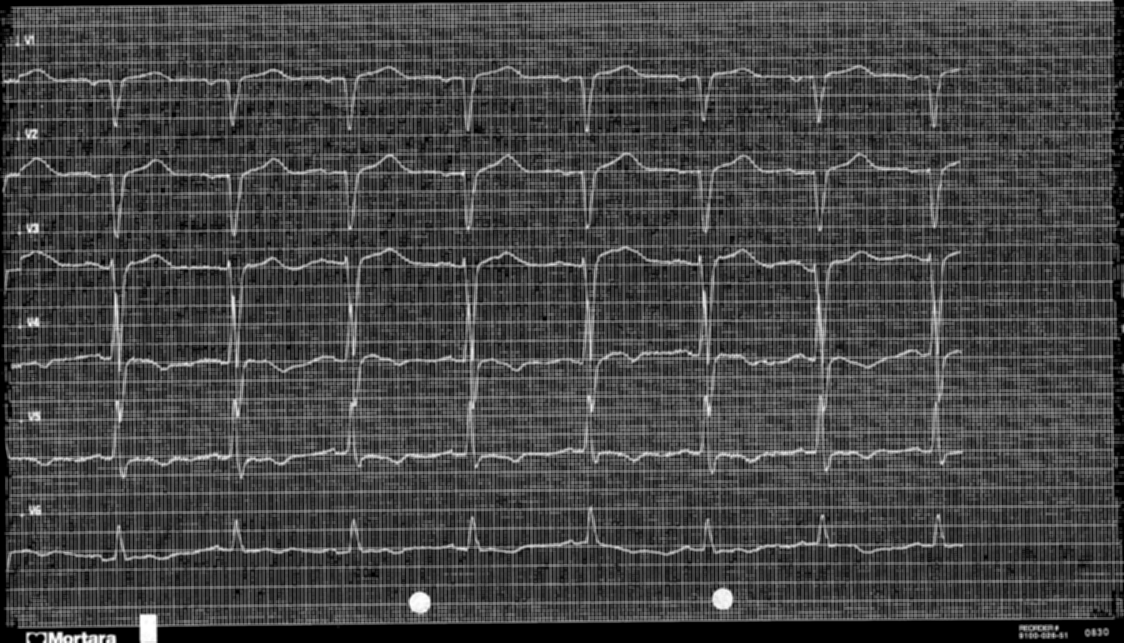
#> input picture filtered_image.png, 3371 x 1928 px, found by its file name (shown at 1/3 size); the run also reads 1 picture not shown here
$ python main.py
#> lines starting #> are read from the running program, lines starting #| are printed output that depends on the picture; after the words box and inside, x2 and y2 are one past the last pixel; in counts of white or black regions, pixels touching at a corner belong together
### Spliting a single cropped scan into six overlapping strips and then applying and testing different CCL threshold values for each strip
from matplotlib import pyplot as plt
from matplotlib.pyplot import figure
import numpy as np
import cv2
import math
from scipy import ndimage
import os
import cv2
from pathlib import Path

# Command to transfer files in a folder: scp -r <folder> ubuntu@10.196.38.72:/home/ubuntu/New/data

# Load the original image
# project folder
# - main.py
# - main.py
# - data
#   -  EKG_ACE2_20210511110737_page_0010.tif
#   -  EKG_ACE2_20210511110737_page_0010.tif
#   -  EKG_ACE2_20210511110737_page_0010.tif
#   -  EKG_ACE2_20210511110737_page_0010.tif
#   -  ...
# - venv (perhaps needed)

project_directory = Path(__file__).parent
data_file_names = os.listdir(os.path.join(project_directory, "data"))
data_files_path = os.path.join(project_directory, "data")

for data_file_name in data_file_names:
    folder_name = data_file_name.replace(".tif", "")
    folder_path = os.path.join(project_directory, "output", folder_name)

    try:
        os.mkdir(folder_path)
    except OSError:
        pass # Stopping termination when folder exists

    # Specify file path
    file_path = os.path.join(data_files_path, data_file_name)

    # Attempt to load image
    original_image = cv2.imread(file_path)

    # Check if image was loaded successfully
    if original_image is None:
        print(f"Error: Unable to load image from path: {file_path}")
    else:
        print("Image loaded successfully")

    # Continue with image processing...


    original_image = cv2.imread(file_path) #python/python3 ./main.py

    #original_image = cv2.imread(r"D:\ACIT - Oslomet\9. Master Thesis\Ahus Scanns\EKG_ACE2_20210511110737_page_0010.tif")

    ### Cropping
    imag = cv2.resize(original_image, (0, 0), fx=0.4, fy=0.4)
    image = imag.copy()
    gray = cv2.cvtColor(image, cv2.COLOR_BGR2GRAY)
    blurred = cv2.GaussianBlur(gray, (3, 3), 0)
    canny = cv2.Canny(blurred, 120, 255, 1)
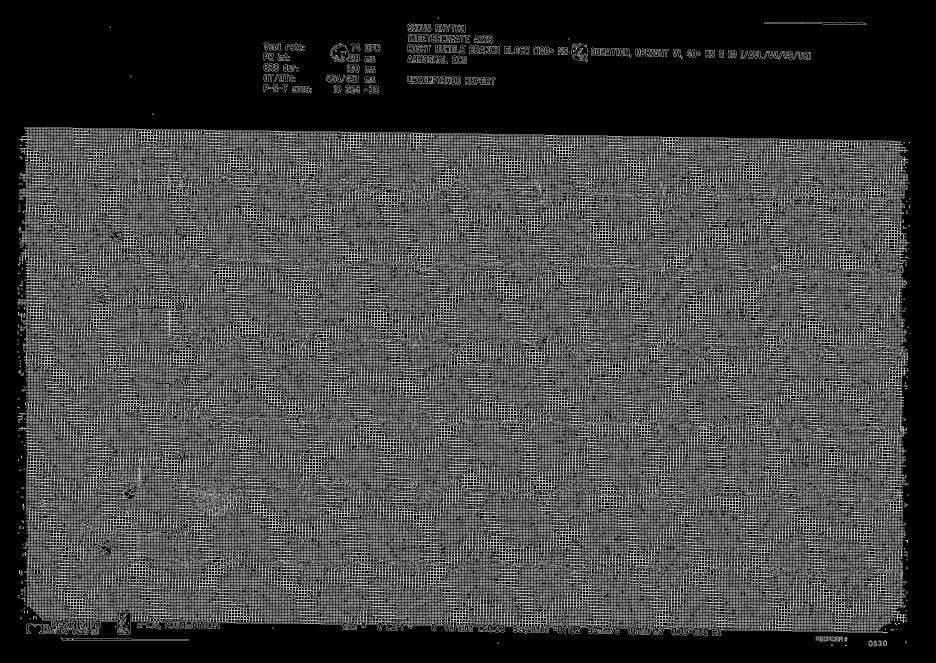
#> canny: shape (1987, 2806) (shown at 1/3 size); 25.7% white in thin lines or dots

    # Find contours in the image
    cnts = cv2.findContours(canny.copy(), cv2.RETR_EXTERNAL, cv2.CHAIN_APPROX_SIMPLE)
#> cnts = 520 contours, 354 with area under 20; largest, box (x1, y1, x2, y2) and area: (52, 381, 2728, 1908) 3872317, (1283, 229, 1367, 254) 1160, (791, 190, 837, 215) 792, (1095, 132, 1141, 155) 786, (1336, 73, 1396, 97) 759
    cnts = cnts[0] if len(cnts) == 2 else cnts[1]

    # Obtain area for each contour
    contour_sizes = [(cv2.contourArea(contour), contour) for contour in cnts]
#> contour_sizes = 520 items

    # Find maximum contour and crop for ROI section
    if len(contour_sizes) > 0:
        largest_contour = max(contour_sizes, key=lambda x: x[0])[1]
#> largest_contour = contour of 8171 points, box (x1, y1, x2, y2) (52, 381, 2728, 1908), area 3872317

        x, y, w, h = cv2.boundingRect(largest_contour)
#> x = 52; y = 381; w = 2676; h = 1527

        ROI = image[y:y + h, x:x + w]

    # path = "D:\ACIT - Oslomet\9. Master Thesis\Stored_images"
    cv2.imwrite(os.path.join(folder_path, 'cropped.png'), ROI)

    ### Spliting the scan into six strips
    before_spliting = cv2.imread(os.path.join(folder_path, 'filtered_image.png'))
#> before_spliting is the input picture: shape (1928, 3371, 3); min 0, max 255, mean 69.5
    height = before_spliting.shape[0]
#> height = 1928
    width = before_spliting.shape[1]
#> width = 3371
    cropped_50 = before_spliting[50: height - 50, 50: width - 50]
    slice1 = cropped_50[:370, :]
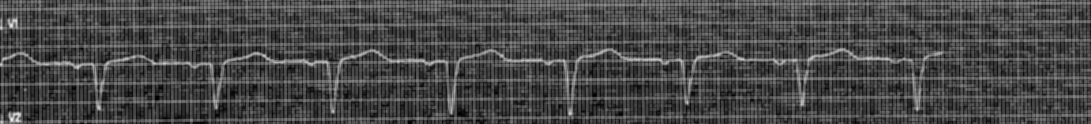
#> slice1: shape (370, 3271, 3) (shown at 1/3 size); min 0, max 245, mean 71.8
    slice2 = cropped_50[160:590, :]
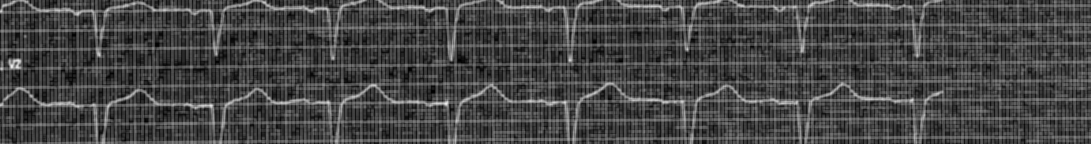
#> slice2: shape (430, 3271, 3) (shown at 1/3 size); min 0, max 246, mean 69.8
    slice3 = cropped_50[390:820, :]
    slice4 = cropped_50[620:1050, :]
    slice5 = cropped_50[850:1280, :]
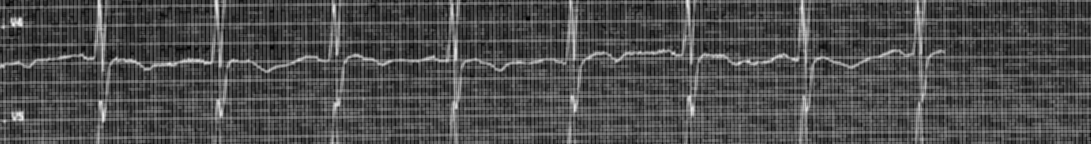
#> slice5: shape (430, 3271, 3) (shown at 1/3 size); min 0, max 249, mean 76.9
    slice6 = cropped_50[1080:, :]
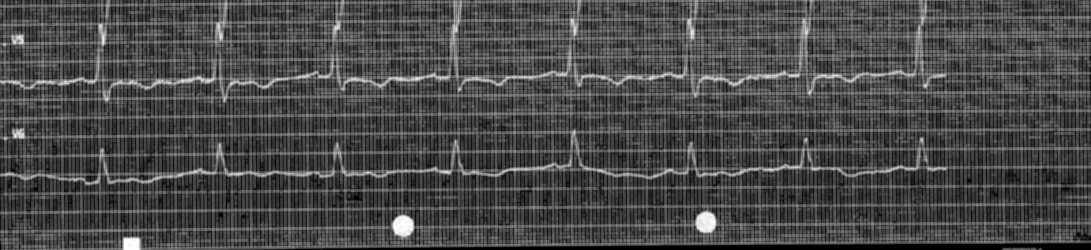
#> slice6: shape (748, 3271, 3) (shown at 1/3 size); min 0, max 255, mean 73.4

    slice_list = [slice1, slice2, slice3, slice4, slice5, slice6]

    # making a list with different CCL threshold values
    cc_area_list = []
    for i in range(10):
        y = 30000 * i
        cc_area_list.append(y)

    structure = np.array([[1, 1, 1],
                        [1, 1, 1],
                        [1, 1, 1]], np.uint8)

    # [8 lines of commented-out code are left out]
    for j in range(6):
        image = "slice" + str(j + 1) + ".png"
        cv2.imwrite(os.path.join(folder_path, image), slice_list[j])
        strip = cv2.imread(os.path.join(folder_path, image))
        for i in range(10):
            dark = (0, 0, 0)
            light = (120, 150, 150)
            mask = cv2.inRange(strip, dark, light)
            invert = cv2.bitwise_not(mask)
            labeled_image, cc_num = ndimage.label(invert, structure=structure)
            cc_areas = ndimage.sum(invert, labeled_image, range(cc_num + 1))
            area_mask = cc_areas < cc_area_list[i]
            labeled_image[area_mask[labeled_image]] = 0
            labeled_image = np.where(labeled_image == 0, 255, 0)

            cv2.imwrite(os.path.join(folder_path, 'temp.png'), labeled_image)

            outcome_name = "slice" + str(j + 1) + "_" + str(cc_area_list[i]) + ".png"
            cv2.imwrite(os.path.join(folder_path, outcome_name), labeled_image)
#> this loop made 10 passes
#> pass 1, `labeled_image, cc_num = ndimage.label(invert, structure=structure)`:
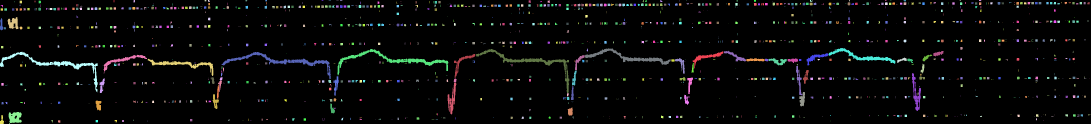
#> labeled_image: shape (370, 3271) int32 (shown at 1/3 size); 1259 distinct labels, from 0 to 1258; one colour per label, 0 black
#> after the loop:
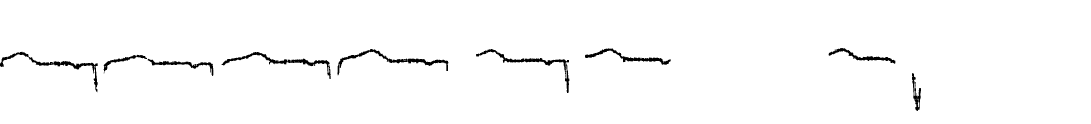
#> labeled_image: shape (370, 3271) int64 (shown at 1/3 size); 98.2% white; 9 black regions, largest, box (x1, y1, x2, y2) and area: (1012, 147, 1345, 226) 3314, (0, 155, 293, 277) 3191, (665, 156, 992, 237) 3190

    # [5 lines of commented-out code are left out]
